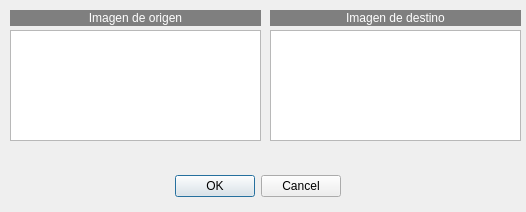
<?xml version="1.0" encoding="UTF-8"?>
<ui version="4.0">
 <class>Perspectiva</class>
 <widget class="QDialog" name="Perspectiva">
  <property name="geometry">
   <rect>
    <x>0</x>
    <y>0</y>
    <width>526</width>
    <height>212</height>
   </rect>
  </property>
  <property name="windowTitle">
   <string>Transformación perspectiva</string>
  </property>
  <widget class="QDialogButtonBox" name="buttonBox">
   <property name="geometry">
    <rect>
     <x>160</x>
     <y>170</y>
     <width>181</width>
     <height>32</height>
    </rect>
   </property>
   <property name="orientation">
    <enum>Qt::Horizontal</enum>
   </property>
   <property name="standardButtons">
    <set>QDialogButtonBox::Cancel|QDialogButtonBox::Ok</set>
   </property>
  </widget>
  <widget class="QListWidget" name="listWidget">
   <property name="geometry">
    <rect>
     <x>10</x>
     <y>30</y>
     <width>251</width>
     <height>111</height>
    </rect>
   </property>
   <property name="alternatingRowColors">
    <bool>false</bool>
   </property>
   <property name="viewMode">
    <enum>QListView::ListMode</enum>
   </property>
   <property name="currentRow">
    <number>-1</number>
   </property>
  </widget>
  <widget class="QLabel" name="label_2">
   <property name="geometry">
    <rect>
     <x>10</x>
     <y>10</y>
     <width>251</width>
     <height>16</height>
    </rect>
   </property>
   <property name="styleSheet">
    <string notr="true">background-color: rgb(127, 127, 127);
color: rgb(255, 255, 255);</string>
   </property>
   <property name="text">
    <string>Imagen de origen</string>
   </property>
   <property name="alignment">
    <set>Qt::AlignCenter</set>
   </property>
  </widget>
  <widget class="QLabel" name="label_3">
   <property name="geometry">
    <rect>
     <x>270</x>
     <y>10</y>
     <width>251</width>
     <height>16</height>
    </rect>
   </property>
   <property name="styleSheet">
    <string notr="true">background-color: rgb(127, 127, 127);
color: rgb(255, 255, 255);</string>
   </property>
   <property name="text">
    <string>Imagen de destino</string>
   </property>
   <property name="alignment">
    <set>Qt::AlignCenter</set>
   </property>
  </widget>
  <widget class="QListWidget" name="listWidget_2">
   <property name="geometry">
    <rect>
     <x>270</x>
     <y>30</y>
     <width>251</width>
     <height>111</height>
    </rect>
   </property>
   <property name="alternatingRowColors">
    <bool>false</bool>
   </property>
   <property name="viewMode">
    <enum>QListView::ListMode</enum>
   </property>
   <property name="currentRow">
    <number>-1</number>
   </property>
  </widget>
 </widget>
 <resources/>
 <connections>
  <connection>
   <sender>buttonBox</sender>
   <signal>accepted()</signal>
   <receiver>Perspectiva</receiver>
   <slot>accept()</slot>
   <hints>
    <hint type="sourcelabel">
     <x>248</x>
     <y>254</y>
    </hint>
    <hint type="destinationlabel">
     <x>157</x>
     <y>274</y>
    </hint>
   </hints>
  </connection>
  <connection>
   <sender>buttonBox</sender>
   <signal>rejected()</signal>
   <receiver>Perspectiva</receiver>
   <slot>reject()</slot>
   <hints>
    <hint type="sourcelabel">
     <x>316</x>
     <y>260</y>
    </hint>
    <hint type="destinationlabel">
     <x>286</x>
     <y>274</y>
    </hint>
   </hints>
  </connection>
 </connections>
</ui>
